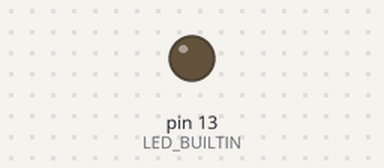
Recording of a sketch running on a simulated Arduino Mega 2560, built with avr-gcc and run on an emulated ATmega2560. Parts: output pins drawn as LEDs (lit = HIGH).

Above: at 0.3 s.
At 2.82 s:
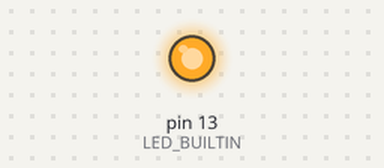
Timing chart, 0 to 4.8 s (numbered marks = the images above):
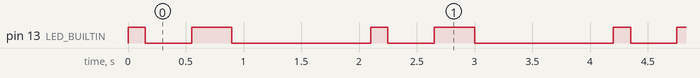

Measured:
- by itself, pin 13 (LED_BUILTIN): repeats every 2.1 s: LOW 0.40 s, HIGH 0.35 s, LOW 1.2 s, HIGH 0.15 s
- by itself, everything shown: repeats every 2.1 s, in 4 steps

The sketch:

parpadeo.ino
```cpp
// Prueba visual para confirmar la carga en Arduino Mega 2560.
void setup() {
  pinMode(LED_BUILTIN, OUTPUT);
}

void loop() {
  // Dos destellos rápidos, seguidos de una pausa larga.
  digitalWrite(LED_BUILTIN, HIGH);
  delay(150);
  digitalWrite(LED_BUILTIN, LOW);
  delay(400);
  digitalWrite(LED_BUILTIN, HIGH);
  delay(350);
  digitalWrite(LED_BUILTIN, LOW);
  delay(1200);
}
```
